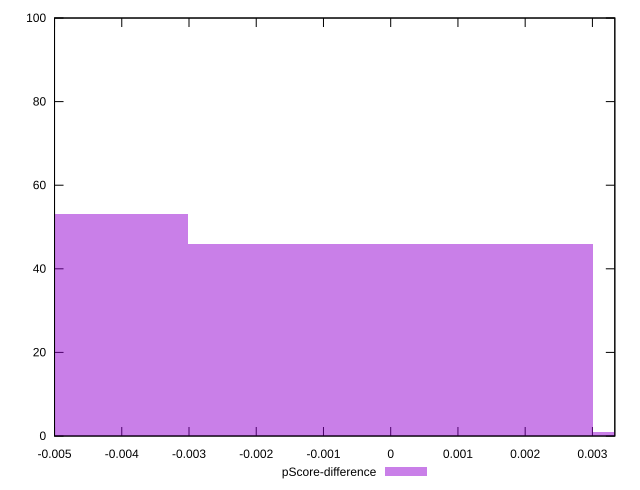

Here is the gnuplot script that generated this plot:
reset

$pScoreDifference <<EOF
0 46
-0.0060263790200972495 53
0.0060263790200972495 1
EOF

set key outside below
set boxwidth 0.0060263790200972495
set xrange [-0.0050000000000000044:0.0033333333333332993]
set yrange [0:100]
set trange [0:100]
set style fill transparent solid 0.5 noborder
set terminal svg size 640, 490 enhanced background rgb 'white'
set output "reports/report_00027_2021-02-24T12-40-31.850Z/unminified-javascript/samples/astro/pScore-difference/histogram.svg"

plot $pScoreDifference title "pScore-difference" with boxes

reset
